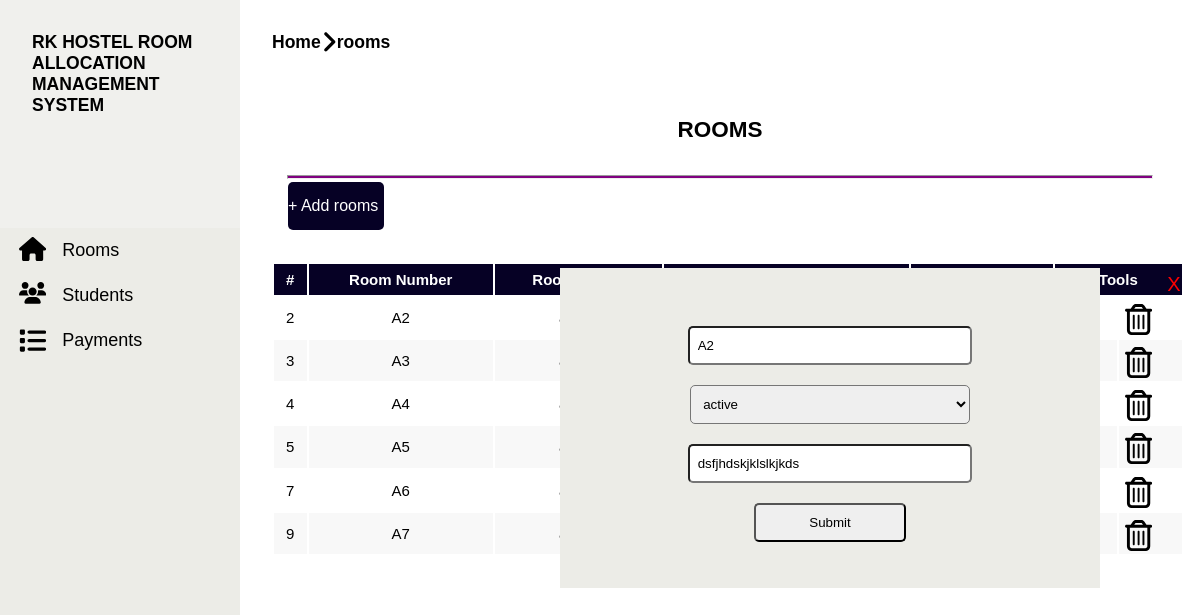
/?ref=dashboard&new=rooms&edit=1&id=2, run on the app's committed database.
### tables this page shows
CREATE TABLE `rooms` (
  `id` int(11) NOT NULL,
  `roomno` varchar(20) NOT NULL,
  `status` varchar(10) NOT NULL,
  `descr` varchar(200) NOT NULL,
  `own` varchar(10) NOT NULL
);

### index.php (called while the page is built, shortened)
<?php
$file="dashboard";
require './assets/header.php';
require "./$file.php";
require './assets/footer.php';
?>

### files/rooms.php (the view, shortened to what this page needs)
<div class="w-full h-full flex flex-col ic rooms">
    <h2 class="margin">ROOMS</h2>
    <hr style="height: 2px; background-color: purple; width: 90%;">
    <div class="bottom w-full h-max">
        <div class="link flex ic js flex-col">
           <a href="?ref=dashboard&new=rooms&pop=1">+ Add rooms</a>
        </div>
        <div class="margin w-full flex h-max flex-col">
            <table>
                <thead>
                    <th>#</th>
                    <th>Room Number</th>
                    <th>Room Status</th>
                    <th>Room Description</th>
                    <th>State</th>
                    <th colspan=2>Tools</th>
                </thead>
                <tbody>
                    <?php
                    $select=$con->query("SELECT *FROM rooms");
                    if($select->num_rows){
                        while($selectq=$select->fetch_assoc()){
                            ?>
                            <tr>
                                <td><?=$selectq['id']?></td>
                                <td><?=$selectq['roomno']?></td>
                                <td><?=$selectq['status']?></td>
                                <td><?=$selectq['descr']?></td>
                                <td><?=$selectq['own']?></td>
                                <td><a href="?ref=dashboard&new=rooms&edit=1&id=<?=$selectq['id']?>"><div class="icon"><?php require './icons/pencil.svg'?></div></a></td>
                                <td><a href="?ref=dashboard&new=rooms&delete=1&id=<?=$selectq['id']?>"><div class="icon"><?php require './icons/trash-can.svg'?></div></a></td>
                            </tr>
                            <?php
                        }
                    }
                    ?>
                </tbody>
            </table>
        </div>
            <?php
        if(isset($_GET['edit']) && $_GET['edit']==1 && isset($_GET['id'])){
            $id1=$_GET['id'];
            $sel=$con->query("SELECT *FROM rooms where id='$id1'");
            if($sel->num_rows){
                $q=mysqli_fetch_assoc($sel);
            }
            ?>
            <div id="pop" class="flex flex-col ic">
                <a href="?ref=dashboard&new=rooms" style="color: red; font-size: 20px; margin-left: 43rem; margin-top: 5px;">X</a>
                <form action="" method="post" class="flex flex-col ic">
                    <input type="text" value="<?=$q['roomno']?>" name="roomno">
                    <select name="status" id="">
                        <option value="null"><?=$q['status']?></option>
                    </select>
                    <input type="text" value="<?=$q['descr']?>" name="desc">
                    <input type="submit" name="save">
                </form>
            </div>
            <?php
        }
        ?>
    </div>
</div>

### data on the page
rooms: id "2", roomno "A2", status "active", desc "dsfjhdskjklslkjkds"
rooms: id "3", roomno "A3"
rooms: id "4", roomno "A4"
rooms: id "5", roomno "A5"
rooms: id "7", roomno "A6"
rooms: id "9", roomno "A7"

### other printed values
$new1 "rooms"
